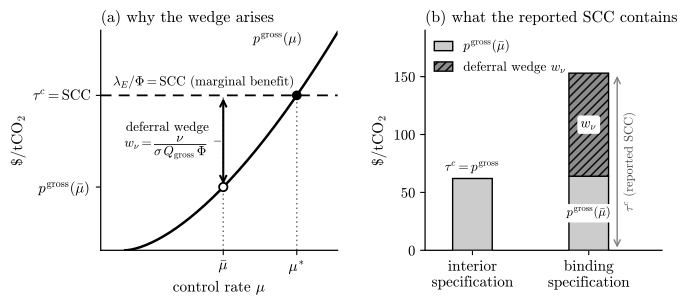

This figure's Python source:
#!/usr/bin/env python3
"""fig_mechanism -- schematic of the SCC decomposition tau^c = p^gross(mu_bar) + w_nu.
Print-sized: small native canvas + large fonts (matches fig_scatter). Flip USETEX for CM."""
import numpy as np, matplotlib as mpl, matplotlib.pyplot as plt
USETEX = False
mpl.rcParams.update({"text.usetex":USETEX,"font.family":"serif",
    "font.serif":["cmr10","CMU Serif","Computer Modern Roman","DejaVu Serif"],
    "mathtext.fontset":"cm","axes.unicode_minus":False,
    "font.size":11,"axes.linewidth":0.9,"xtick.labelsize":11,"ytick.labelsize":10.5})
BLACK="0.0"; GRAY_BASE="0.80"; GRAY_WEDGE="0.55"
TITLE=11.5; LAB=11; ANN=10; EQ=9.5

fig,(axA,axB)=plt.subplots(1,2,figsize=(6.9,3.25))

# ================= PANEL (a) =================
SCC=100.0; mustar=0.42; mubar=0.24; beta=1.6
mu=np.linspace(0.0,0.52,400)
pgross=SCC*(mu/mustar)**beta
p_at_bar=SCC*(mubar/mustar)**beta
mid=0.5*(SCC+p_at_bar)

axA.plot(mu,pgross,color=BLACK,lw=1.8,zorder=3)
axA.axhline(SCC,color=BLACK,lw=1.3,ls=(0,(6,4)),zorder=2)
axA.plot([mubar,mubar],[0,SCC],color="0.45",lw=1.1,ls=(0,(1,2)),zorder=1)
axA.plot([mustar,mustar],[0,SCC],color="0.45",lw=1.1,ls=(0,(1,2)),zorder=1)
axA.plot([mubar],[p_at_bar],marker="o",ms=6,mfc="white",mec=BLACK,mew=1.3,zorder=4)
axA.plot([mustar],[SCC],marker="o",ms=6,mfc=BLACK,mec=BLACK,zorder=4)

# wedge double-arrow at the ceiling
axA.annotate("",xy=(mubar,SCC),xytext=(mubar,p_at_bar),
             arrowprops=dict(arrowstyle="<->",color=BLACK,lw=1.5),zorder=5)
# deferral-wedge label to the LEFT of the arrow (above the curve), with a short leader
axA.annotate(r"deferral wedge""\n"r"$w_\nu=\dfrac{\nu}{\sigma\,Q_{\mathrm{gross}}\,\Phi}$",
             xy=(mubar,mid), xytext=(0.205,mid), ha="right", va="center", fontsize=EQ,
             arrowprops=dict(arrowstyle="-",color="0.5",lw=0.8))

# p^gross(mu) label: moved left, above the curve
axA.text(0.435,131,r"$p^{\mathrm{gross}}(\mu)$",ha="right",va="bottom",fontsize=ANN)
# marginal-benefit label
axA.text(-0.03,SCC+3,r"$\lambda_E/\Phi=\mathrm{SCC}$ (marginal benefit)",
         ha="left",va="bottom",fontsize=ANN-0.5)

axA.set_xlim(-0.06,0.52); axA.set_ylim(0,142)
axA.set_xticks([mubar,mustar]); axA.set_xticklabels([r"$\bar{\mu}$",r"$\mu^{*}$"])
axA.set_yticks([p_at_bar,SCC]); axA.set_yticklabels([r"$p^{\mathrm{gross}}(\bar{\mu})$",r"$\tau^{c}=\mathrm{SCC}$"])
axA.set_xlabel(r"control rate $\mu$",fontsize=LAB)
axA.set_ylabel(r"$\$$/tCO$_2$",fontsize=LAB)
axA.set_title(r"(a) why the wedge arises",fontsize=TITLE,loc="left")
for s in ("top","right"): axA.spines[s].set_visible(False)

# ================= PANEL (b) =================
p_interior=62.0; p_bind=64.0; w_bind=89.0; x=[0,1.35]; w=0.46
axB.bar(x[0],p_interior,width=w,color=GRAY_BASE,edgecolor=BLACK,lw=1.0,zorder=3)
axB.bar(x[1],p_bind,width=w,color=GRAY_BASE,edgecolor=BLACK,lw=1.0,zorder=3,
        label=r"$p^{\mathrm{gross}}(\bar{\mu})$")
axB.bar(x[1],w_bind,width=w,bottom=p_bind,color=GRAY_WEDGE,edgecolor=BLACK,lw=1.0,
        hatch="////",zorder=3,label=r"deferral wedge $w_\nu$")
tot=p_bind+w_bind
axB.annotate("",xy=(x[1]+0.33,0),xytext=(x[1]+0.33,tot),arrowprops=dict(arrowstyle="<->",color="0.5",lw=1.0))
axB.text(x[1]+0.40,tot/2,r"$\tau^{c}$ (reported SCC)",rotation=90,va="center",ha="left",fontsize=ANN-1,color="0.3")
axB.text(x[0],p_interior+4,r"$\tau^{c}=p^{\mathrm{gross}}$",ha="center",va="bottom",fontsize=ANN-0.5)
axB.text(x[1],p_bind/2,r"$p^{\mathrm{gross}}(\bar{\mu})$",ha="center",va="center",fontsize=ANN-1,
         bbox=dict(boxstyle="round,pad=0.18",fc="white",ec="none"))
axB.text(x[1],p_bind+w_bind/2,r"$w_\nu$",ha="center",va="center",fontsize=ANN,
         bbox=dict(boxstyle="round,pad=0.22",fc="white",ec="none"))
axB.set_xticks(x); axB.set_xticklabels(["interior\nspecification","binding\nspecification"])
axB.set_xlim(-0.55,2.2); axB.set_ylim(0,190)
axB.set_ylabel(r"$\$$/tCO$_2$",fontsize=LAB)
axB.set_title(r"(b) what the reported SCC contains",fontsize=TITLE,loc="left")
axB.legend(frameon=False,fontsize=ANN-0.5,loc="upper left",handlelength=1.4,borderpad=0.2)
for s in ("top","right"): axB.spines[s].set_visible(False)

fig.tight_layout(w_pad=2.0)
fig.savefig("fig_mechanism.png",dpi=210,bbox_inches="tight")
fig.savefig("fig_mechanism.pdf",bbox_inches="tight")
print("done")
